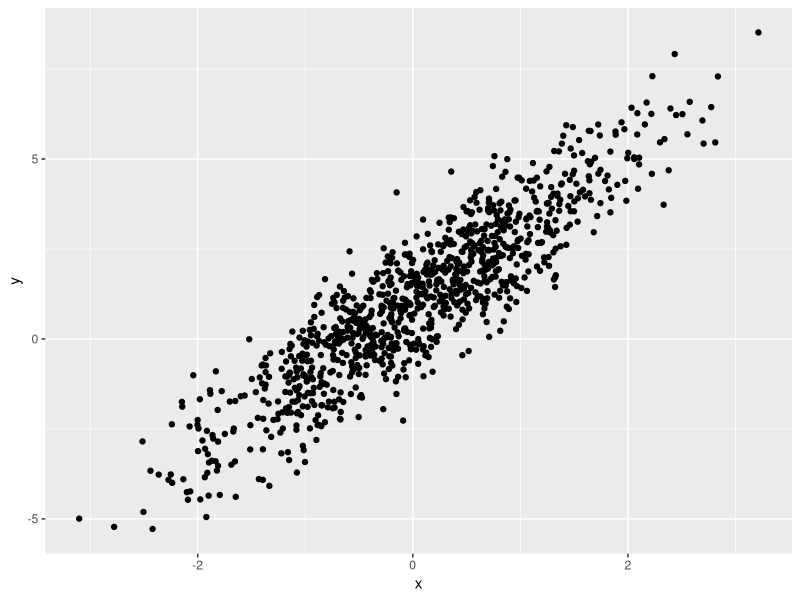
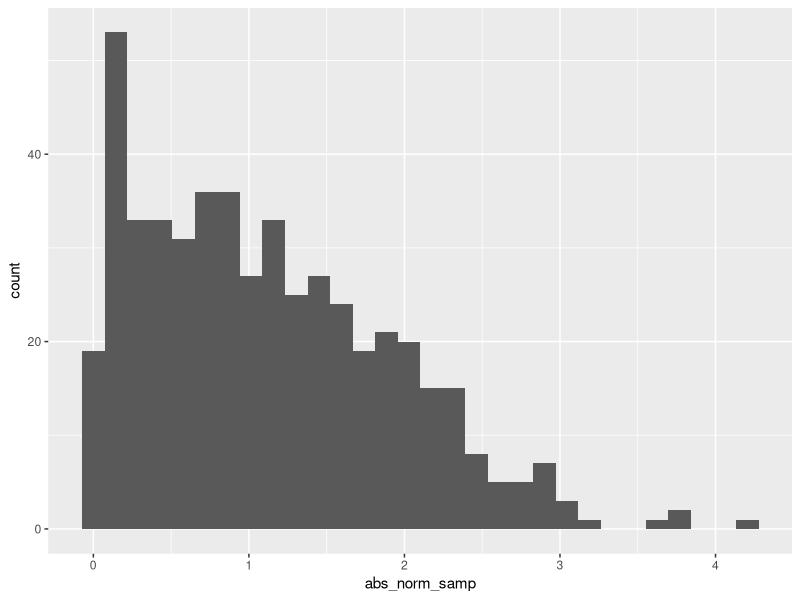

These figures' R source, in order:
## ---- chunk 1
library(tidyverse)
## ---- chunk 2
samp = rnorm(100)
length(samp)
## ---- chunk 3
plot_df = 
  tibble(
    x = rnorm(n = 1000),
    y = 1 + 2 * x + rnorm(n = 1000)
  )
ggplot(plot_df, aes(x = x, y = y)) + geom_point()  
## ---- chunk 4
la_df = tibble(
  norm_samp = rnorm(500, mean = 1),
  norm_samp_pos = norm_samp > 0,
  abs_norm_samp = abs(norm_samp)
)

ggplot(la_df, aes(x = abs_norm_samp)) + geom_histogram()

median_samp = median(pull(la_df, norm_samp))
